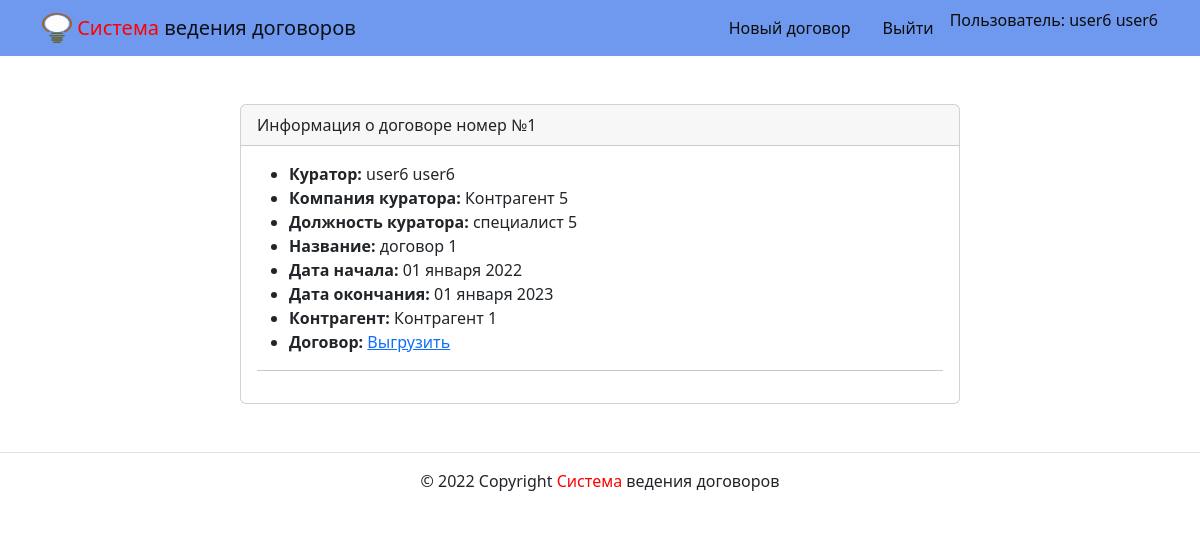
/contracts/1/ (signed in), run on the app's committed database.
### contracts/models.py (models this page shows, shortened)
class Contract(models.Model):
    name = models.TextField(
        'Название договра',
        help_text='Введите название договра'
    )
    number = models.TextField(
        'Номер договра',
        help_text='Введите номер договра'
    )
    start_date = models.DateField(
        'Дата начала',
        auto_now_add=True
    )
    end_date = models.DateField(
        'Дата окончания',
        help_text='Введите дату окончания договра'
    )
    curator = models.ForeignKey(
        User,
        on_delete=models.SET_NULL,
        null=True,
        related_name='contracts',
        verbose_name='Куратор договора'
    )
    partner = models.ForeignKey(
        Partner,
        on_delete=models.CASCADE,
        related_name='contracts',
        blank=False,
        null=False,
        verbose_name='Контрагент',
        help_text='Вторая сторона по договору'
    )
    file = models.FileField(
        'Файл договора',
        upload_to='files/',
        blank=True
    )
    class Meta:
        ordering = ['-start_date']

class Partner(models.Model):
    title = models.CharField(max_length=200)
    slug = models.SlugField(unique=True)
    description = models.TextField()

### userprofile/models.py (models this page shows, shortened)
class UserProfile(models.Model):
    user = models.OneToOneField(User, on_delete=models.CASCADE)
    company = models.TextField(verbose_name='Контрагент')
    position = models.TextField(verbose_name='Должность')
    class Meta:
        verbose_name = 'Профиль'
        verbose_name_plural = 'Профили'

### contracts/views.py (the view)
# urls.py: path('contracts/<int:contract_id>/', login_required(views.contract_detail), name='contract_detail'),
@permission_required('contracts.view_contract', raise_exception=True)
def contract_detail(request, contract_id):
    template = 'contracts/contract_detail.html'
    contract = get_object_or_404(Contract, pk=contract_id)
    title = 'Система оборота договоров'
    context = {
        'title': title,
        'contract': contract,
    }
    return render(request, template, context)

### templates/contracts/contract_detail.html (shortened to what this page needs)
{% extends 'base.html' %}
{% block content %}
<div class="row justify-content-center">
  <div class="col-md-8 p-5">
    <div class="card">
      <div class="card-header">
        Информация о договоре номер {{ contract.number }}
      </div>
      <div class="card-body">
        <ul>
          <li>
            <b>Куратор:</b> {{ contract.curator.get_full_name }}
          </li>
          <li>
            <b>Компания куратора:</b> {{ contract.curator.userprofile.company }}
          </li>
          <li>
            <b>Должность куратора:</b> {{ contract.curator.userprofile.position }}
          </li>
          <li>
            <b>Название:</b> {{ contract.name }}
          </li>
          <li>
            <b>Дата начала:</b> {{ contract.start_date|date:"d E Y" }}
          </li>
          <li>
            <b>Дата окончания:</b> {{ contract.end_date|date:"d E Y" }}
          </li>
          <li>
            <b>Контрагент:</b> {{ contract.partner.title }}
          </li>
          <li>
            <b>Договор:</b>
            <a href="{% url 'contracts:get_contract_file' contract.id %}">Выгрузить</a>
          </li>
        </ul>
        {% if not forloop.last %}<hr>{% endif %}
      </div>
    </div>
  </div>
</div>
{% endblock %}

### templates/includes/header.html (shortened to what this page needs)
{% load static %}
<header>
  <nav class="navbar navbar-light" style="background-color: rgb(110, 153, 238)">
    <div class="container">
      <a class="navbar-brand" href="{% url 'contracts:index' %}">
        <img src="{% static 'img/logo.png' %}" width="30" height="30" class="d-inline-block align-top" alt="">
        <span style="color:red">Система</span> ведения договоров</a>
      <ul class="nav nav-pills">
        {% if request.user.is_authenticated %}
          <li class="nav-item">
            <a class="nav-link
              "
              href="{% url 'contracts:contract_new' %}"
            >
            <span style="color:rgb(12, 12, 12)">Новый договор</span>
            </a>
          </li>
          <li class="nav-item">
            <a class="nav-link
            "
            href="{% url 'users:logout' %}"
          >
          <span style="color:rgb(12, 12, 12)">Выйти</span>
          </a>
          </li>
          <li>
            <span style="color:rgb(12, 12, 12)">Пользователь: {{ user.get_full_name }}</span>
          </li>
        {% endif %}
      </ul>
    </div>
  </nav>
</header>

### data on the page
Contract: number "№1", curator.get_full_name "user6 user6", curator.userprofile.company "Контрагент 5", curator.userprofile.position "специалист 5", name "договор 1", start_date "01 января 2022", end_date "01 января 2023", partner "Контрагент 1"

### other printed values
{{ user.get_full_name }} "user6 user6"
